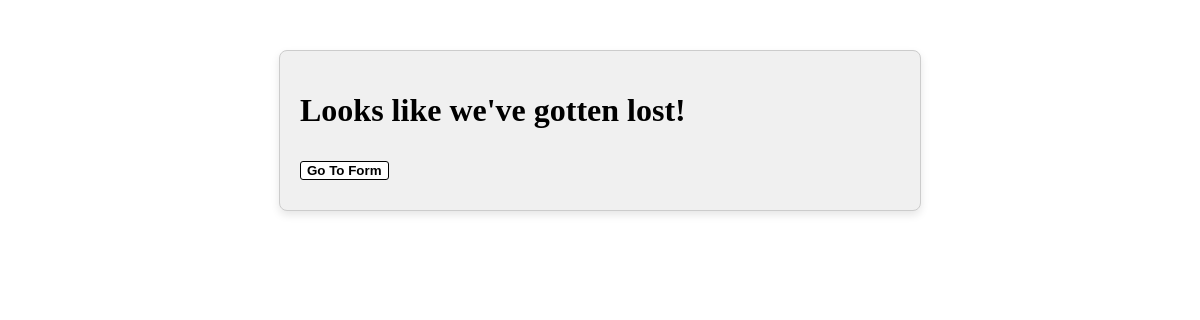
The app's page /success/, older data.
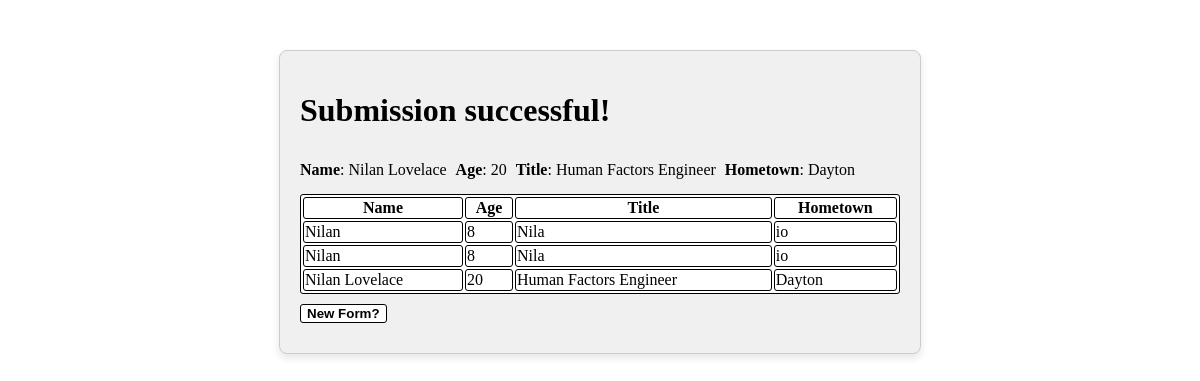
The same page, newer data.
### form/models.py (models this page shows, shortened)
class entry(models.Model):
    name = models.CharField(max_length=100)
    age = models.CharField(max_length=3, blank=True, validators=[is_number])
    title = models.CharField(max_length=100)
    hometown = models.CharField(max_length=100, blank=True)

### form/views.py (the view)
# urls.py: path('success/', views.display_saved_data, name="success")
def display_saved_data(request):
    all_data = entry.objects.all()
    submitted = entry.objects.last()
    context = {"data": all_data, "last": submitted}
    template = loader.get_template("form/success.html")
    return HttpResponse(template.render(context))

### form/templates/form/success.html (shortened to what this page needs)
<!DOCTYPE html>
<html lang="en">
{% load static %}
<head>
    <link rel="stylesheet" href="{% static 'main.css' %}">
</head>
<body>
    <div class="table-container">
        {% if data %}
        <h1>Submission successful!</h1>
        <table>
            <div class="sub-head">
            {% if last %}
                <p class="flex-item"> <strong>Name</strong>: {{last.name}}</p>
                {% if last.age %}
                    <p class="flex-item" ><strong>Age</strong>: {{last.age}} </p>
                {% endif %}
                <p class="flex-item"><strong>Title</strong>: {{last.title}}</p>
                {% if last.hometown %}
                    <p class="flex-item" ><strong>Hometown</strong>: {{last.hometown}} </p>
                {% endif %}
            {% endif %}
            </div>
            <thead>
                <tr>
                    <th>Name</th>
                    <th>Age</th>
                    <th>Title</th>
                    <th>Hometown</th>
                </tr>
            </thead>
            <tbody>
                {% for item in data %}
                    <tr>
                        <td>{{ item.name }}</td>
                        <td>{{ item.age }}</td>
                        <td>{{ item.title }}</td>
                        <td>{{ item.hometown }}</td>
                    </tr>
                {% endfor %}
            </tbody>
        </table>
        <div>
            <button type="button" class="to-form"><a href="{% url 'form' %}">New Form?</a></button>
        </div>
        {% else %}
        <h1>Looks like we've gotten lost!</h1>
        <div>
            <button type="button" class="to-form"><a href="{% url 'form' %}">Go To Form</a></button>
        </div>
        {% endif %}
    </div>
</body>
</html>

### form/static/main.css (style rules this page uses)
.table-container { max-width: 600px; margin: 50px auto; padding: 20px; background-color: #f0f0f0; border: 1px solid #ccc; border-radius: 8px; box-shadow: 0 4px 8px rgba(0, 0, 0, 0.1); }
.to-form { max-width: 100%; background-color: #ffffff; margin: 10px auto; font-weight: bold; color: #000; border: 1px solid #000; border-radius: 3px; }
a { color: #000; text-decoration: none; }
table, th, td { border: 1px solid; border-radius: 3px; background-color: #fff; }
table { width: 100% }
.flex-item { display: inline-block; margin: 10px 5px 5px 0px; }
.sub-head { margin-bottom: 10px }

Row changes from the older to the newer data that the page shows:
added entry: name "Nilan Lovelace", age "20", title "Human Factors Engineer", hometown "Dayton"
added entry: name "Nilan", age "8", title "Nila", hometown "io"
added entry: name "Nilan", age "8", title "Nila", hometown "io"
Text that changed along with them:
text no longer shown: "Looks like we've gotten lost! Go To Form"
text now shown: "Submission successful! Name : Age : Title : Hometown : Name Age Title Hometown New Form?"
